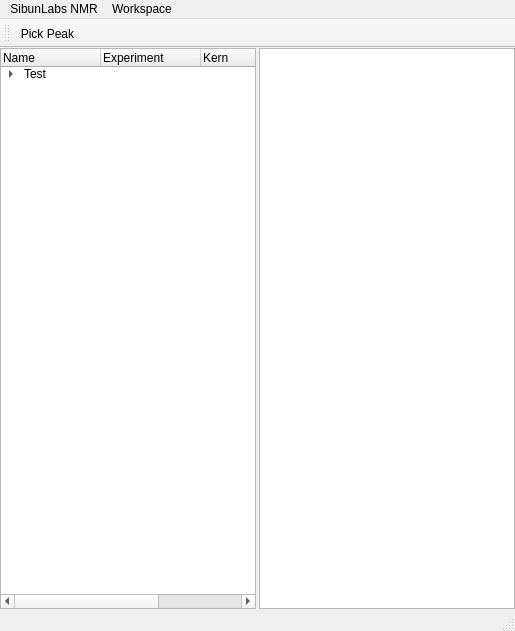
<?xml version="1.0" encoding="UTF-8"?>
<ui version="4.0">
 <author>Basilius Sauter</author>
 <class>MainWindow</class>
 <widget class="QMainWindow" name="MainWindow">
  <property name="geometry">
   <rect>
    <x>0</x>
    <y>0</y>
    <width>434</width>
    <height>631</height>
   </rect>
  </property>
  <property name="windowTitle">
   <string>SibunLabs NMR</string>
  </property>
  <widget class="QWidget" name="centralwidget">
   <property name="sizePolicy">
    <sizepolicy hsizetype="Minimum" vsizetype="Minimum">
     <horstretch>0</horstretch>
     <verstretch>0</verstretch>
    </sizepolicy>
   </property>
   <property name="autoFillBackground">
    <bool>false</bool>
   </property>
   <layout class="QHBoxLayout" name="horizontalLayout">
    <item>
     <widget class="QWidget" name="widget" native="true">
      <layout class="QVBoxLayout" name="verticalLayout">
       <item>
        <widget class="QTreeWidget" name="treeWidget">
         <column>
          <property name="text">
           <string notr="true">Name</string>
          </property>
         </column>
         <column>
          <property name="text">
           <string>Experiment</string>
          </property>
         </column>
         <column>
          <property name="text">
           <string>Kern</string>
          </property>
         </column>
         <column>
          <property name="text">
           <string>Lösemittel</string>
          </property>
         </column>
         <item>
          <property name="text">
           <string>Test</string>
          </property>
          <item>
           <property name="text">
            <string>TestNo</string>
           </property>
           <property name="text">
            <string>PROTON</string>
           </property>
           <property name="text">
            <string>1H</string>
           </property>
           <property name="text">
            <string>CDCl3</string>
           </property>
          </item>
         </item>
        </widget>
       </item>
      </layout>
     </widget>
    </item>
    <item>
     <widget class="NMRView" name="graphicsView"/>
    </item>
   </layout>
  </widget>
  <widget class="QMenuBar" name="menubar">
   <property name="geometry">
    <rect>
     <x>0</x>
     <y>0</y>
     <width>434</width>
     <height>26</height>
    </rect>
   </property>
   <widget class="QMenu" name="menuSibunLabs_NMR">
    <property name="title">
     <string>SibunLabs NMR</string>
    </property>
    <addaction name="actionOpen_Workspace"/>
    <addaction name="separator"/>
    <addaction name="actionQuit"/>
   </widget>
   <widget class="QMenu" name="menuWorkspace">
    <property name="title">
     <string>Workspace</string>
    </property>
   </widget>
   <addaction name="menuSibunLabs_NMR"/>
   <addaction name="menuWorkspace"/>
  </widget>
  <widget class="QStatusBar" name="statusbar"/>
  <widget class="QToolBar" name="toolBar">
   <property name="windowTitle">
    <string>toolBar</string>
   </property>
   <attribute name="toolBarArea">
    <enum>TopToolBarArea</enum>
   </attribute>
   <attribute name="toolBarBreak">
    <bool>false</bool>
   </attribute>
   <addaction name="actionPick_Peak"/>
  </widget>
  <action name="actionPick_Peak">
   <property name="checkable">
    <bool>true</bool>
   </property>
   <property name="icon">
    <iconset>
     <normaloff>button-peakpick-big.png</normaloff>button-peakpick-big.png</iconset>
   </property>
   <property name="text">
    <string>Pick Peak</string>
   </property>
  </action>
  <action name="actionOpen_Workspace">
   <property name="text">
    <string>Open Workspace</string>
   </property>
  </action>
  <action name="actionQuit">
   <property name="text">
    <string>Quit</string>
   </property>
  </action>
 </widget>
 <layoutdefault spacing="3" margin="0"/>
 <customwidgets>
  <customwidget>
   <class>NMRView</class>
   <extends>QGraphicsView</extends>
   <header>nmrview.h</header>
  </customwidget>
 </customwidgets>
 <resources/>
 <connections/>
</ui>
